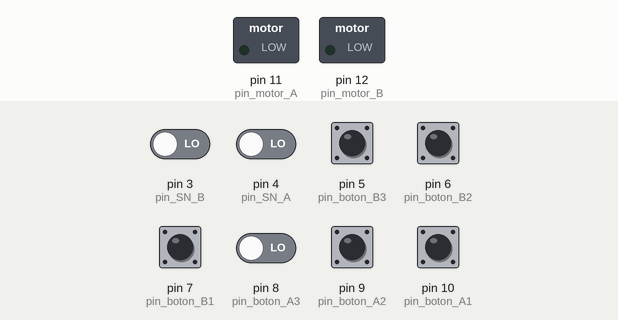
Recording of a sketch running on a simulated Arduino Uno, built with avr-gcc and run on an emulated ATmega328P. Shown: switched loads named in the sketch (green lamp = pin HIGH). The inputs (shaded band) are chosen by the test bench; at power-on: pin 3 (pin_SN_B), pin 4 (pin_SN_A), pin 5 (pin_boton_B3), pin 6 (pin_boton_B2), pin 7 (pin_boton_B1), pin 8 (pin_boton_A3), pin 9 (pin_boton_A2), pin 10 (pin_boton_A1) LOW.

Above: at 1.6 s.
1.7 s: pin 4 (pin_SN_A) driven HIGH and pin 8 (pin_boton_A3) driven HIGH
4.7 s: pin 3 (pin_SN_B) driven HIGH
At 9.5 s:
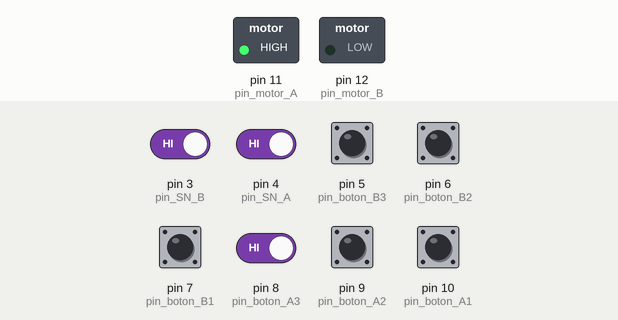
Timing chart, 0 to 11.0 s (numbered marks = the images above; inputs shaded):
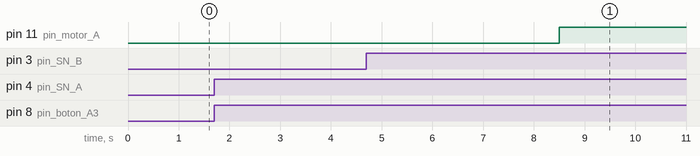

Measured:
- after the input at 1.7 s, every drawn part: stays the same
- after the input at 4.7 s, pin 11 (pin_motor_A): LOW → HIGH after 3.8 s instead of 1.3 s

The sketch:

Galletas_1.ino
```cpp
//ENTRADAS
int pin_boton_A1 = 10 ;    //Entrada Pulsador A1
int pin_boton_A2 = 9 ;     //Entrada Pulsador A2
int pin_boton_A3 = 8 ;     //Entrada Pulsador A3
int pin_boton_B1 = 7 ;     //Entrada Pulsador B1
int pin_boton_B2 = 6 ;     //Entrada Pulsador B2
int pin_boton_B3 = 5 ;     //Entrada Pulsador B3
int pin_SN_A=4;            //Entrada Sensor de Nivel materia prima A
int pin_SN_B=3;            //Entrada Sensor de Nivel materia prima B
//SALIDAS
int pin_motor_A = 11 ;                  //Salida a Motor materia prima A
int pin_motor_B = 12 ;                  //Salida a Motor materia prima B
//VARIABLES PARA TIEMPOS DEL MOVIMIENTO
int t1=2000;                    //Tiempo de trabajo 1
int t2=2500;                    //Tiempo de trabajo 2
int t3=3000;                    //Tiempo de trabajo 3
//VARIABLES PARA LECTURA DE BOTONES
int boton_A1=0;
int estado_boton_A1 = 0;
int estadoant_boton_A1 = 0;
int boton_A2=0;
int estado_boton_A2 = 0;
int estadoant_boton_A2 = 0;
int boton_A3=0;
int estado_boton_A3 = 0;
int estadoant_boton_A3 = 0;
int boton_B1=0;
int estado_boton_B1 = 0;
int estadoant_boton_B1 = 0;
int boton_B2=0;
int estado_boton_B2 = 0;
int estadoant_boton_B2 = 0;
int boton_B3=0;
int estado_boton_B3 = 0;
int estadoant_boton_B3 = 0;
//VARIABLES PARA LECTURA DE SENSORES DE NIVEL
int SN_A=0;
int estado_SN_A = 0;
int estadoant_SN_A = 0;
int SN_B=0;
int estado_SN_B = 0;
int estadoant_SN_B = 0;
void setup() {
//ENTRADAS
pinMode(pin_boton_A1,INPUT);
pinMode(pin_boton_A2,INPUT);
pinMode(pin_boton_A3,INPUT);
pinMode(pin_boton_B1,INPUT);
pinMode(pin_boton_B2,INPUT);
pinMode(pin_boton_B3,INPUT);
pinMode(pin_SN_A,INPUT);
pinMode(pin_SN_B,INPUT);
//SALIDAS
pinMode(pin_motor_A, OUTPUT);
pinMode(pin_motor_B, OUTPUT);
}

void loop() {
//LEEMOS LOS BOTONES
estado_boton_A1 = digitalRead(pin_boton_A1);
delay(50);
if (estado_boton_A1!=estadoant_boton_A1) {    //Si el boton A1 cambia de estado !
  if (estado_boton_A1==1){
delay(t1);
  }
  else {}
}
estadoant_boton_A1=estado_boton_A1;

estado_boton_A2 = digitalRead(pin_boton_A2);
delay(50);
if (estado_boton_A2!=estadoant_boton_A2) {    //Si el boton A2 cambia de estado !
  if (estado_boton_A2==1){
delay(t1);
  }
  else{}
}
estadoant_boton_A2=estado_boton_A2;

estado_boton_A3 = digitalRead(pin_boton_A3);
delay(50);
if (estado_boton_A3!=estadoant_boton_A3) {    //Si el boton A3 cambia de estado !
  if (estado_boton_A3==1){
delay(t1);
}
  else {}
  }
 estadoant_boton_A3=estado_boton_A3;

estado_boton_B1 = digitalRead(pin_boton_B1);
delay(50);
if (estado_boton_B1!=estadoant_boton_B1) {    //Si el boton B1 cambia de estado !
  if (estado_boton_B1==1){
delay(t2);
}
  else {}
  }
 estadoant_boton_B1=estado_boton_B1;

estado_boton_B2 = digitalRead(pin_boton_B2);
delay(50);
if (estado_boton_B2!=estadoant_boton_B2) {    //Si el boton B2 cambia de estado !
  if (estado_boton_B2==1){
delay(t2);
}
  else {}
  }
 estadoant_boton_B2=estado_boton_B2;

estado_boton_B3 = digitalRead(pin_boton_B3);
delay(50);
if (estado_boton_B3!=estadoant_boton_B3) {     //Si el boton B3 cambia de estado !
  if (estado_boton_B3==1){
delay(t2);
}
  else {}
  }
 estadoant_boton_B3=estado_boton_B3;

//LEEMOS LOS SENSORES DE NIVEL DE PRODUCTO

estado_SN_A = digitalRead(pin_SN_A);
delay(50);
if (estado_SN_A!=estadoant_SN_A) {    //Si el sensor de nivel A cambia de estado !
  if (estado_SN_A==1){
delay(t1);
  }
  else {}
}
estadoant_SN_A=estado_SN_A;

estado_SN_B = digitalRead(pin_SN_B);
delay(50);
if (estado_SN_B!=estadoant_SN_B) {    //Si el sensor de nivel B cambia de estado !
  if (estado_SN_B==1){
SN_B=1;
delay(t2);
  }
  else{
SN_B=0;
    }
}
estadoant_SN_B=estado_SN_B;

//CONDICIONALES DE OPERACION DE ACUERDO A LAS POSIBLES COMBINACIONES SELECCIONADAS

if ((estado_SN_A==HIGH && estado_boton_A1==HIGH) && (estado_boton_A2==LOW && estado_boton_A3==LOW)){
digitalWrite(pin_motor_A, HIGH);
delay(t1);
}

if ((estado_SN_A==HIGH && estado_boton_A1==LOW) && (estado_boton_A2==HIGH && estado_boton_A3==LOW)){
digitalWrite(pin_motor_A, HIGH);
delay(t2);
}

if ((estado_SN_A==HIGH && estado_boton_A1==LOW) && (estado_boton_A2==LOW && estado_boton_A3==HIGH)){
digitalWrite(pin_motor_A, HIGH);
delay(t3);
}


if ((estado_SN_B==HIGH && estado_boton_B1==HIGH) && (estado_boton_B2==LOW && estado_boton_B3==LOW)){
digitalWrite(pin_motor_B, HIGH);
delay(t1);
}

if ((estado_SN_B==HIGH && estado_boton_B1==LOW) && (estado_boton_B2==HIGH && estado_boton_B3==LOW)){
digitalWrite(pin_motor_B, HIGH);
delay(t2);
}

if ((estado_SN_B==HIGH && estado_boton_B1==LOW) && (estado_boton_B2==LOW && estado_boton_B3==HIGH)){
digitalWrite(pin_motor_B, HIGH);
delay(t3);
}


}
```
